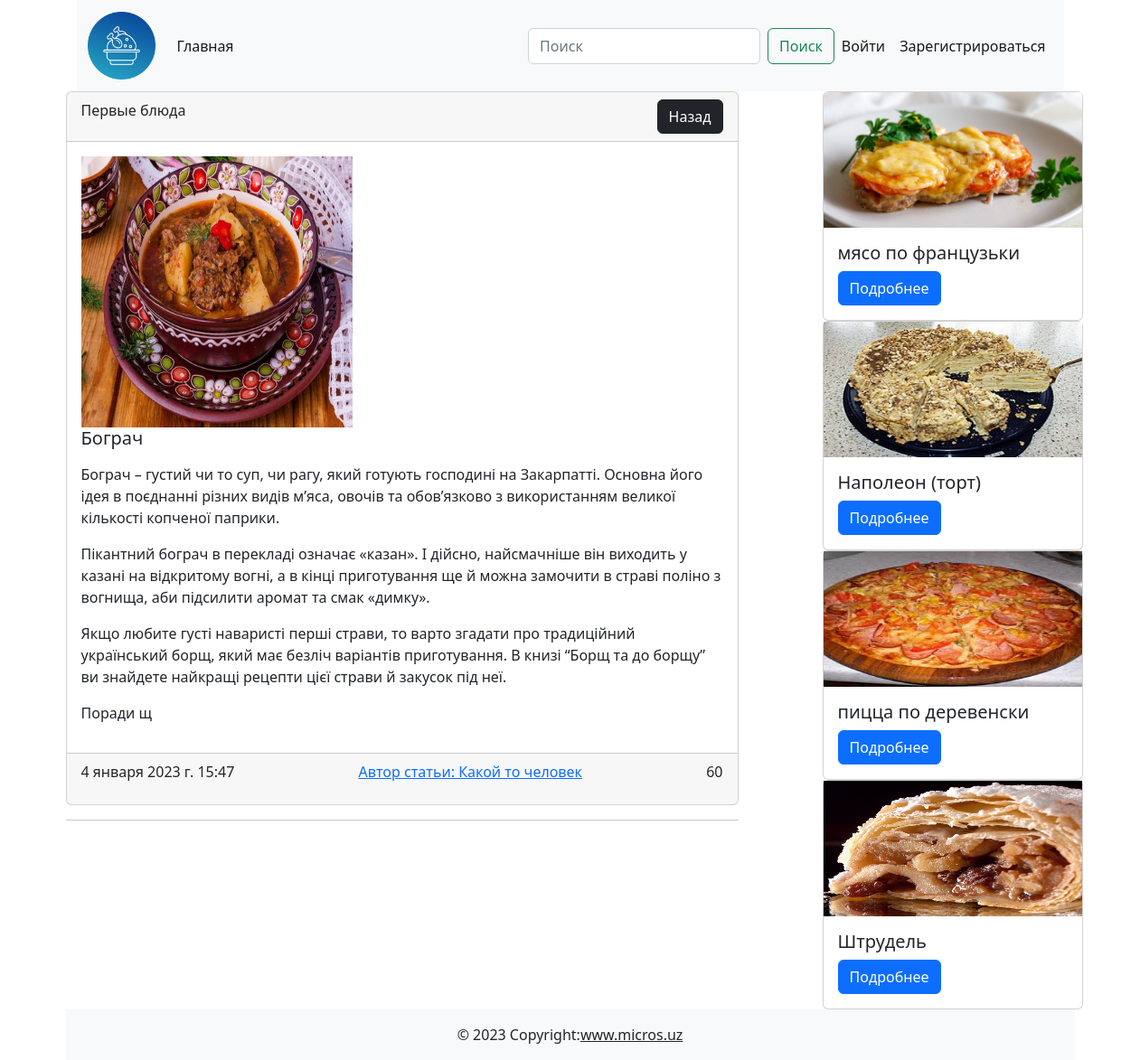
Before: /post/1/ with the older database file.
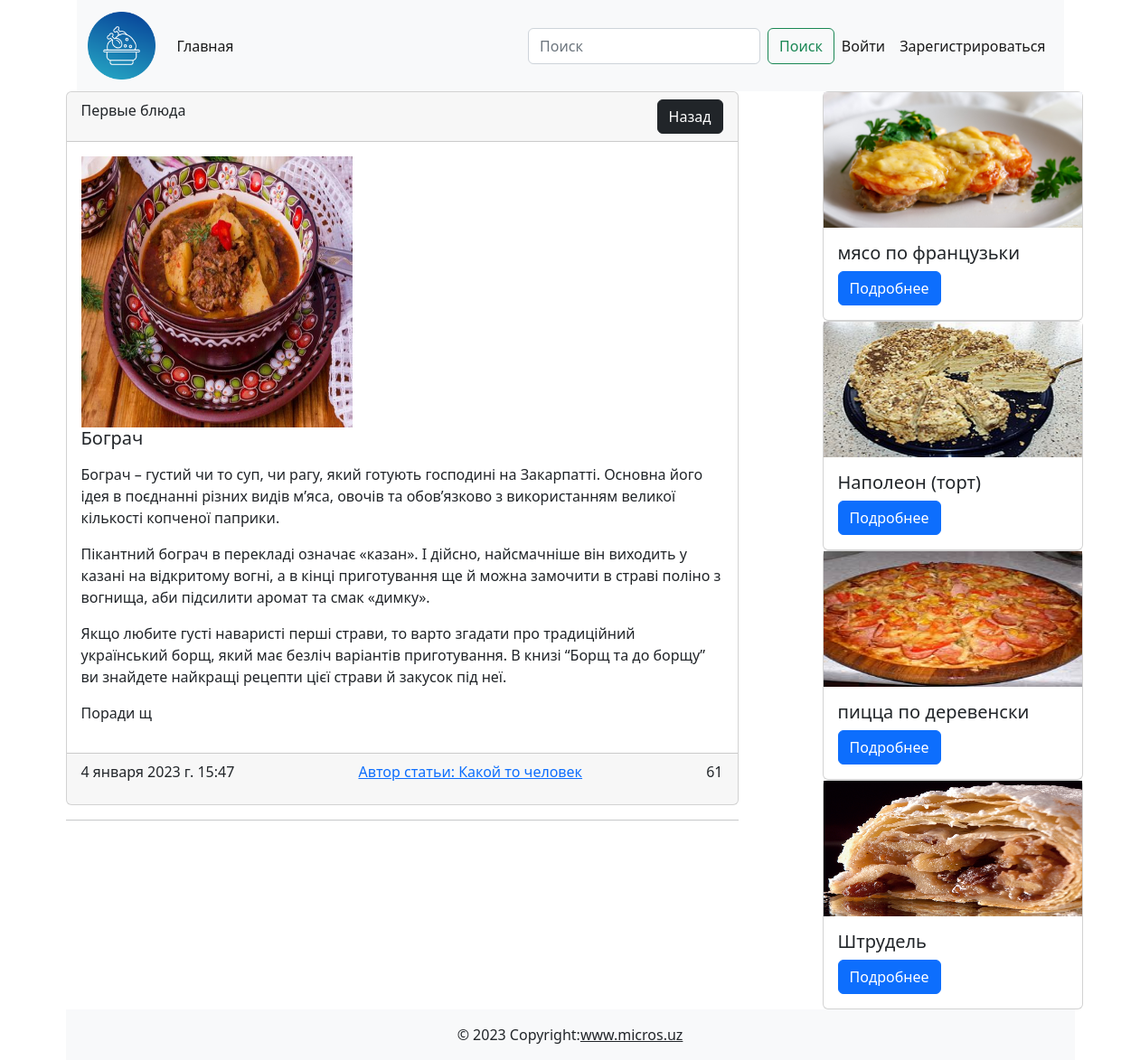
After: the same page with the newer database file.
### cooking/models.py (models this page shows, shortened)
class Post(models.Model):
    title = models.CharField(max_length=255)
    content = models.TextField(default='скоро тут будет статья')
    created_at = models.DateTimeField(auto_now_add=True)
    updated_at = models.DateTimeField(auto_now=True)
    photo = models.ImageField(upload_to='photos/', blank=True, null=True)
    watched = models.IntegerField(default=0)
    is_published = models.BooleanField(default=True)
    category = models.ForeignKey(Category,on_delete=models.CASCADE)
    author = models.ForeignKey(User, default=None, null=True, blank=True, on_delete=models.CASCADE)
    def get_absolute_url(self):
        return reverse('post_detail', kwargs={'pk':self.pk})

class Category(models.Model):
    title = models.CharField(max_length=255)
    is_published = models.BooleanField(default=True)
    def __str__(self):
        return self.title

### cooking/views.py (the view)
# urls.py: path('post/<int:pk>/', PostDetail.as_view(), name='post_detail'),
class PostDetail(DetailView):
    model = Post
    template_name = 'cooking/article_detail.html'
    context_object_name = 'post'
    pk_url_kwarg = 'pk'
    def get_context_data(self, **kwargs):
        context = super().get_context_data(**kwargs)
        post = Post.objects.get(pk=self.kwargs['pk'])
        Post.objects.filter(pk=self.object.pk).update(watched=F('watched')+ 1)
        context['ext_posts'] = Post.objects.all().exclude(pk=self.object.pk).order_by('-watched')[:5]
        context['title'] = self.object.title
        context['comments'] = Comment.objects.filter(post=post)
        if self.request.user.is_authenticated:
            context['comment_form'] = CommentForm
        return context

### cooking/templates/cooking/article_detail.html (shortened to what this page needs)
{% extends 'base.html' %}
{% block main %}
<div class="d-flex justify-content-between"><div class="col-8">
    <div class="card"><div class="card-header d-flex justify-content-between">{{post.category}}
        <div>
            <a href="{% url 'category_list' post.category.pk %}" class="btn btn-dark">Назад</a>
        </div>
    </div>
        <img src="" class="card-img-top" alt=""><div class="card-body">
            {%if post.photo %}
            <img src="{{ post.photo.url }}" width="300" height="300" alt="">
            {%else%}
        <img src="https://www.raumplus.ru/upload/iblock/99e/Skoro-zdes-budet-foto.jpg" width="300" alt="">
        {%endif%}
        <h5 class="card-title">{{post.title}}</h5>
        <p class="card-text">{{post.content | linebreaks }}</p>
    </div>
        <div class="card-footer d-flex justify-content-between"><p class="card-text">4 января 2023 г. 15:47</p>
            <a href="/profile/1">Автор статьи: Какой то человек</a>
            <p class="card-text">{{post.watched}}</p>
        </div>
    </div>
    <hr>
</div>
<div class="col-1"></div>
<div class="col-4">
    {%for ext_post in ext_posts %}
    <div class="card" style="width: 18rem;">
        {%if ext_post.photo %}
        <img src="{{ ext_post.photo.url }}" width="286" height="150" alt="">
        {%else%}
        <img class="card-img-top" src="{{ext_post.img}}" width="200" alt="">
        {%endif%}
        <div class="card-body"><h5 class="card-title">{{ext_post.title}}</h5><a href="{{ext_post.get_absolute_url}}" class="btn btn-primary">Подробнее</a></div>
    </div>
    {%endfor%}
</div>
</div>
{% endblock main %}

Changed rows visible on the page:
changed Post "Бограч": watched "60" → "61"
